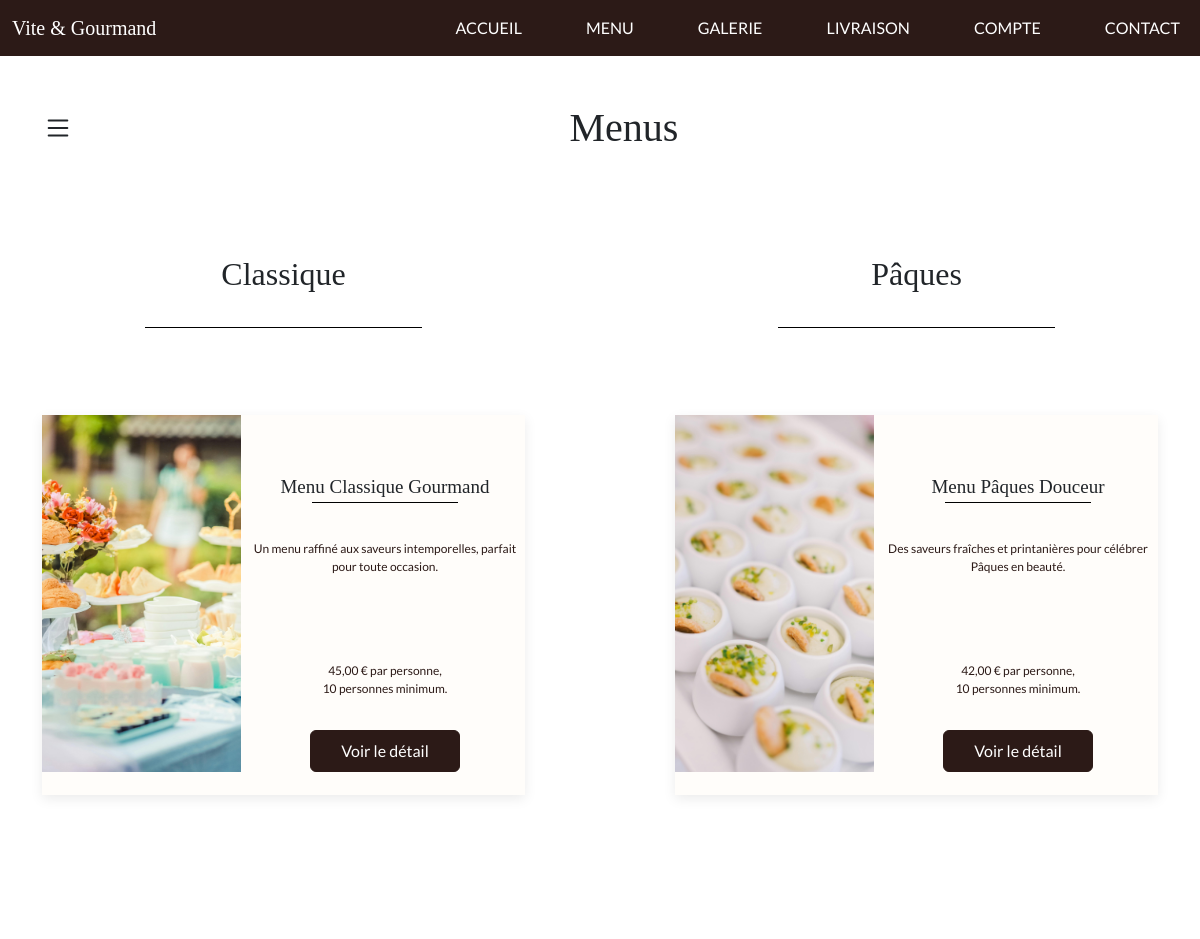
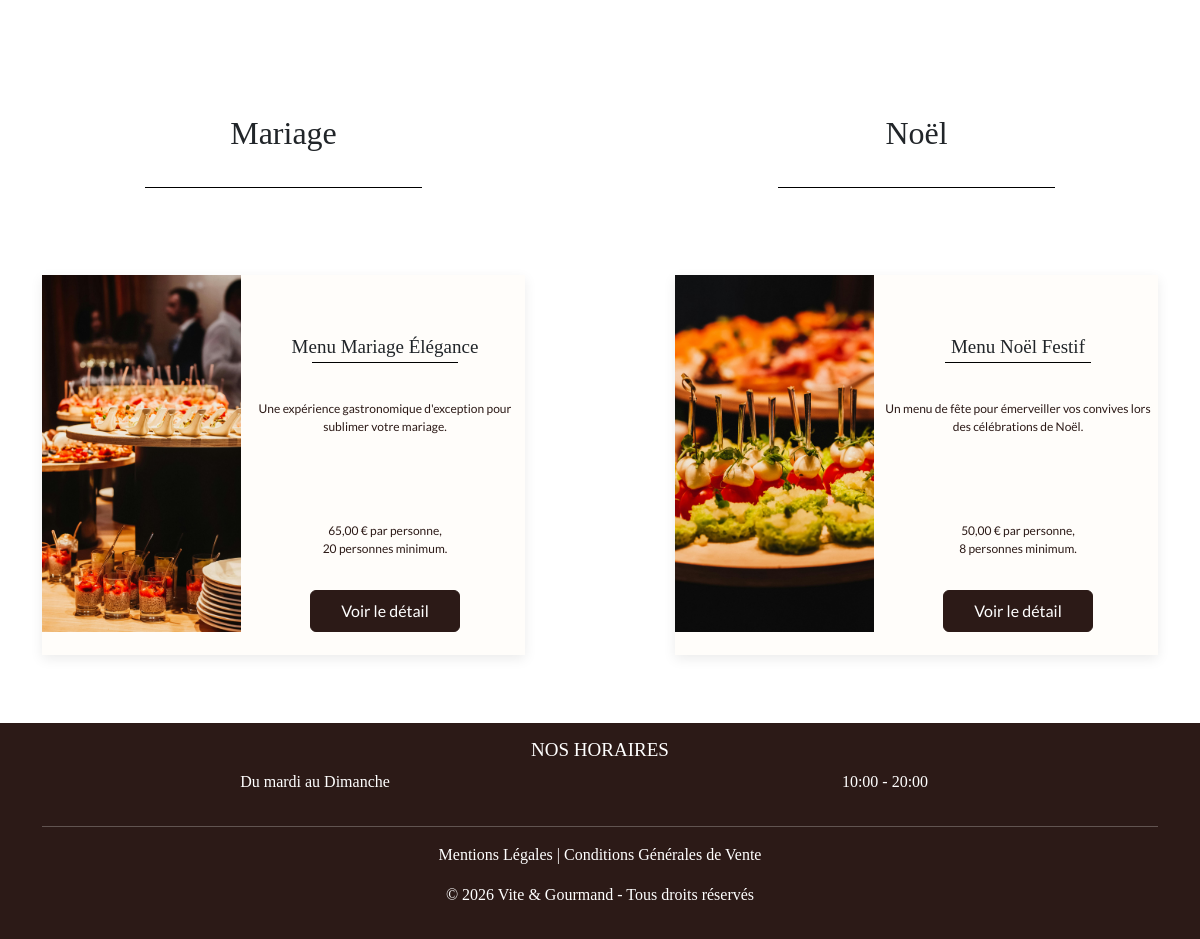
Screenshot of /menus.php with the database file from the repository (2 pictures, top to bottom).
### tables this page shows
CREATE TABLE menu (
    menu_id INT AUTO_INCREMENT PRIMARY KEY,
    titre VARCHAR(150) NOT NULL,
    description TEXT NOT NULL,
    image_principale VARCHAR(255),
    nombre_personnes_min INT NOT NULL,
    prix_min DECIMAL(10,2) NOT NULL,
    conditions_menu TEXT,
    stock_disponible INT NOT NULL DEFAULT 0,
    actif BOOLEAN NOT NULL DEFAULT TRUE
);

CREATE TABLE theme (
    theme_id INT AUTO_INCREMENT PRIMARY KEY,
    libelle VARCHAR(50) NOT NULL UNIQUE
);

### src/Models/Menu.php (called while the page is built, shortened)
<?php
class Menu {
    private PDO $pdo;
    public function __construct(PDO $pdo) {
        $this->pdo = $pdo;
    }
    public function getAll(): array {
        $sql = "
            SELECT menu_id, titre, description, image_principale,
                   nombre_personnes_min, prix_min, conditions_menu, stock_disponible
            FROM menu
            WHERE actif = TRUE
            ORDER BY menu_id ASC
        ";
        $stmt = $this->pdo->query($sql);
        return $stmt->fetchAll();
    }
    public function getThemes(int $menuId): array {
        $sql = "
            SELECT t.libelle
            FROM theme t
            JOIN menu_theme mt ON t.theme_id = mt.theme_id
            WHERE mt.menu_id = :menu_id
        ";
        $stmt = $this->pdo->prepare($sql);
        $stmt->execute([':menu_id' => $menuId]);
        return $stmt->fetchAll();
    }
}

### menus.php (the view, shortened to what this page needs)
<?php
require_once __DIR__ . '/includes/header.php';
require_once __DIR__ . '/src/Models/Menu.php';
$pdo = Database::getConnection();
$menuModel = new Menu($pdo);
$menus = $menuModel->getAll();
?>
    <div class="container my-5">
    <div class="d-flex align-items-center mb-5">
     <button id="btn-toggle-filtres" class="btn p-0 me-3" aria-label="Ouvrir les filtres">
    <svg xmlns="http://www.w3.org/2000/svg" width="30" height="30" fill="currentColor" viewBox="0 0 16 16">
        <path d="M2.5 12a.5.5 0 0 1 .5-.5h10a.5.5 0 0 1 0 1H3a.5.5 0 0 1-.5-.5zm0-4a.5.5 0 0 1 .5-.5h10a.5.5 0 0 1 0 1H3a.5.5 0 0 1-.5-.5zm0-4a.5.5 0 0 1 .5-.5h10a.5.5 0 0 1 0 1H3a.5.5 0 0 1-.5-.5z"/>
    </svg>
</button>
        <h1 class="text-center flex-grow-1 m-0">Menus</h1>
    </div>
    <div class="menus-grid" id="menus-grid">
    <?php foreach ($menus as $menu) : ?>
        <?php
        $themesMenu = $menuModel->getThemes($menu['menu_id']);
        $theme = $themesMenu[0]['libelle'] ?? 'Menu';
        ?>
        <div class="menu-wrapper">
            <h2 class="text-center theme-titre"><?= htmlspecialchars($theme) ?></h2>
            <hr class="theme-line">
            <div class="menu-card menu-liste">
                <div class="menu-top">
                    <div class="menu-left">
                        <div class="menu-image-wrapper">
                        </div>
                    </div>
                    <div class="menu-infos">
                        <h3 class="menu-titre"><?= htmlspecialchars($menu['titre']) ?></h3>
                        <hr class="plat-line mb-5">
                        <p class="plat-nom"><?= htmlspecialchars($menu['description']) ?></p>
                        <p class="prix">
                            <?= number_format($menu['prix_min'] / $menu['nombre_personnes_min'], 2, ',', ' ') ?> € par personne,<br>
                            <?= $menu['nombre_personnes_min'] ?> personnes minimum.
                        </p>
                        <a href="<?= BASE_URL ?>detail-menus.php?id=<?= $menu['menu_id'] ?>" class="btn btn-dark">
                            Voir le détail
                        </a>
                    </div>
                </div>
            </div>
        </div>
    <?php endforeach; ?>
    </div>
</div>
<?php require_once __DIR__ . '/includes/footer.php'; ?>

### rows the page displays
menu: theme.libelle "Classique", titre "Menu Classique Gourmand", description "Un menu raffiné aux saveurs intemporelles, parfait pour toute occasion.", $menu['prix_min'] / $menu['nombre_personnes_min'] "45,00", nombre_personnes_min "10"
menu: theme.libelle "Pâques", titre "Menu Pâques Douceur", description "Des saveurs fraîches et printanières pour célébrer Pâques en beauté.", $menu['prix_min'] / $menu['nombre_personnes_min'] "42,00", nombre_personnes_min "10"
menu: theme.libelle "Mariage", titre "Menu Mariage Élégance", description "Une expérience gastronomique d'exception pour sublimer votre mariage.", $menu['prix_min'] / $menu['nombre_personnes_min'] "65,00", nombre_personnes_min "20"
menu: theme.libelle "Noël", titre "Menu Noël Festif", description "Un menu de fête pour émerveiller vos convives lors des célébrations de Noël.", $menu['prix_min'] / $menu['nombre_personnes_min'] "50,00", nombre_personnes_min "8"
